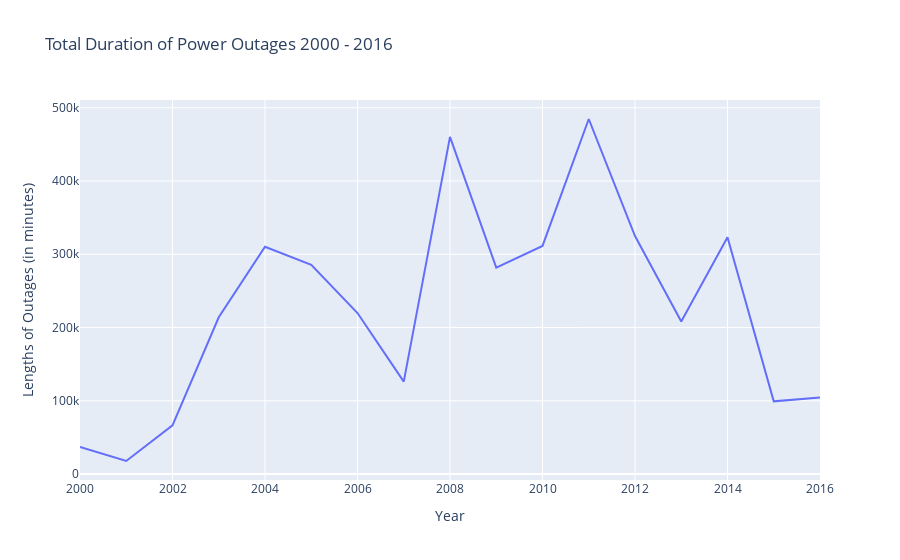

Notebook source saved alongside this figure:
### Code cell
data_by_severity = data.groupby('YEAR')['OUTAGE.DURATION'].sum()
plot_two = px.line(data_by_severity, x = data_by_severity.index, y = 'OUTAGE.DURATION',
                  labels = {'OUTAGE.DURATION' : "Lengths of Outages (in minutes)",
                           'YEAR' : 'Year'},
                   title = 'Total Duration of Power Outages 2000 - 2016')
plot_two

### Figure 1 — Plotly figure (JSON) as saved in the notebook; plotly's stock layout.template omitted (floating-point values rounded to 4 significant figures)
{"data": [{"hovertemplate": "Year=%{x}<br>Lengths of Outages (in minutes)=%{y}<extra></extra>", "legendgroup": "", "line": {"color": "#636efa", "dash": "solid"}, "marker": {"symbol": "circle"}, "mode": "lines", "name": "", "orientation": "h", "showlegend": false, "type": "scatter", "x": [2000, 2001, 2002, 2003, 2004, 2005, 2006, 2007, 2008, 2009, 2010, 2011, 2012, 2013, 2014, 2015, 2016], "xaxis": "x", "y": [36960, 17809, 66514, 214012, 310184, 285603, 219749, 126180, 460242, 281860, 311378, 484632, 324890, 208113, 323165, 99196, 104601], "yaxis": "y"}], "layout": {"legend": {"tracegroupgap": 0}, "title": {"text": "Total Duration of Power Outages 2000 - 2016"}, "xaxis": {"anchor": "y", "domain": [0, 1], "title": {"text": "Year"}}, "yaxis": {"anchor": "x", "domain": [0, 1], "title": {"text": "Lengths of Outages (in minutes)"}}}}
